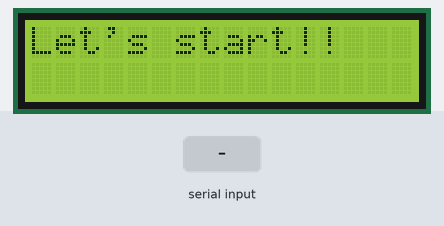
The sketch below on a simulated Arduino Uno, built with avr-gcc and run on an emulated ATmega328P. On the bench: 16×2 character LCD. Inputs (shaded band) come from the test bench.

Above: at 1.2 s.
1.3 s: "2\n" received over Serial
At 3.1 s:
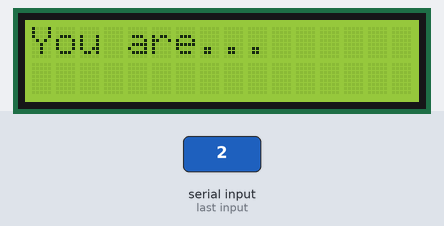
3.8 s: byte 48 ('0') received over Serial
At 4.3 s:
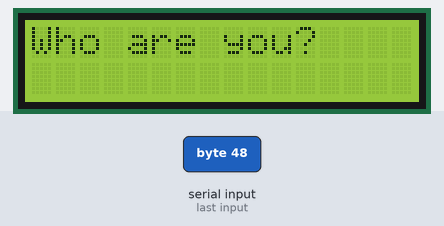
5.3 s: byte 51 ('3') received over Serial
At 5.8 s:
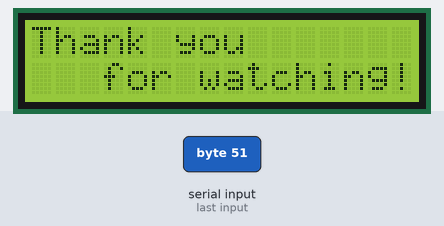
8.3 s: "0\n" received over Serial
At 8.9 s:
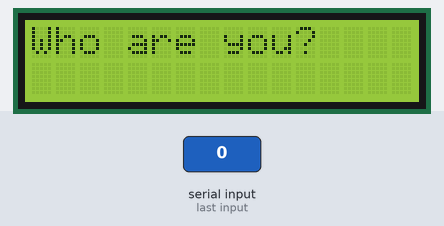
9.8 s: "3\n" received over Serial
At 10.4 s:
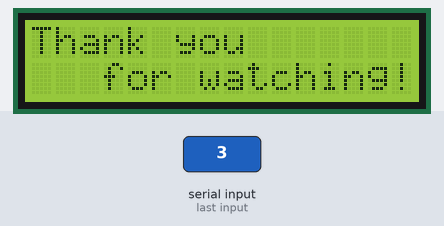
Timing chart, 0 to 12.3 s (numbered marks = the images above; inputs shaded):
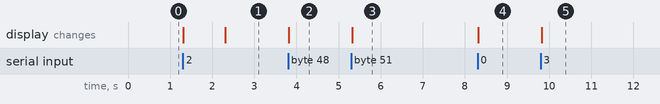

The sketch:

who.ino
```cpp
#define Sensors 16  // Arduino1機に繋いでいるセンサの数
#define Name_SIZE 16

#include <LiquidCrystal_I2C.h>
LiquidCrystal_I2C lcd(0x27,16,2);

float voltage[Sensors];   // 電圧値用変数
int i;          // ループカウンタ
char input;
String tester;

void setup() {
  Serial.begin(57600);
  lcd.init();
  lcd.backlight();
  lcd.setCursor(0, 0);
  lcd.print("Let's start!!");
}

void loop() {
  if (Serial.available() > 0) {   // PC側でser.writeが実行されれば真に
  input = Serial.read();

    if (input == '0') {
      lcd.clear();
      lcd.print("Who are you?");
    }

    else if (input == '1') {
      for (i=0; i<Sensors; i++) {
        voltage[i] = (analogRead(i)/1024.0)*5.0;  // 電圧の取得と5V化
        if(voltage[i] >= 4.9)       // 誤差の除去
          voltage[i] = 4.99;
        Serial.print(voltage[i]);   // 電圧値をPC側に送信
        Serial.print(" ");
      }
      Serial.print("\n");     // 全てのセンサの電圧，時間を取得できたら改行
    }


    else if (input == '2') {
      lcd.clear();
      lcd.print("You are...");

      tester = Serial.readStringUntil('\0');
      lcd.setCursor(0, 1);
      lcd.print(tester);
    }

    else if (input == '3') {
      lcd.clear();
      lcd.print("Thank you");
      lcd.setCursor(3, 1);
      lcd.print("for watching!");
    }
  }
}
```

Measured:
- after the input at 1.3 s, the display: first changes at once (image 1 shows a later state)
- after the input at 3.8 s, the display: changes at once (image 2)
- after the input at 5.3 s, the display: changes at once (image 3)
- after the input at 8.3 s, the display: changes at once (image 4)
- after the input at 9.8 s, the display: changes at once (image 5)
